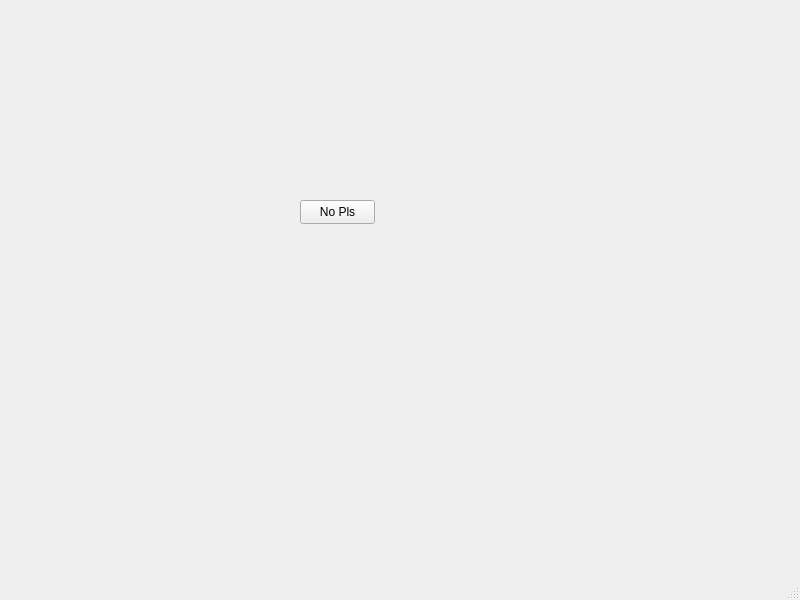
<?xml version="1.0" encoding="UTF-8"?>
<ui version="4.0">
 <class>MainWindow</class>
 <widget class="QMainWindow" name="MainWindow">
  <property name="geometry">
   <rect>
    <x>0</x>
    <y>0</y>
    <width>800</width>
    <height>600</height>
   </rect>
  </property>
  <property name="minimumSize">
   <size>
    <width>800</width>
    <height>600</height>
   </size>
  </property>
  <property name="windowTitle">
   <string>№4</string>
  </property>
  <widget class="QWidget" name="centralwidget">
   <widget class="QPushButton" name="pushButton">
    <property name="geometry">
     <rect>
      <x>300</x>
      <y>200</y>
      <width>75</width>
      <height>24</height>
     </rect>
    </property>
    <property name="text">
     <string>No Pls</string>
    </property>
   </widget>
  </widget>
  <widget class="QMenuBar" name="menubar">
   <property name="geometry">
    <rect>
     <x>0</x>
     <y>0</y>
     <width>800</width>
     <height>22</height>
    </rect>
   </property>
  </widget>
  <widget class="QStatusBar" name="statusbar"/>
 </widget>
 <resources/>
 <connections/>
</ui>
